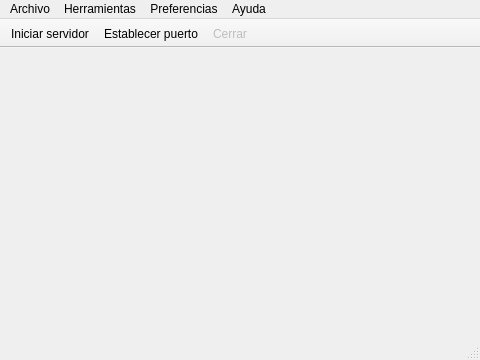
<?xml version="1.0" encoding="UTF-8"?>
<ui version="4.0">
 <class>Rec</class>
 <widget class="QMainWindow" name="Rec">
  <property name="geometry">
   <rect>
    <x>0</x>
    <y>0</y>
    <width>480</width>
    <height>360</height>
   </rect>
  </property>
  <property name="minimumSize">
   <size>
    <width>320</width>
    <height>240</height>
   </size>
  </property>
  <property name="windowTitle">
   <string>Offline - REC (Panel de Control)</string>
  </property>
  <property name="windowIcon">
   <iconset resource="../../iconos.qrc">
    <normaloff>:/iconos/iconos/rec.png</normaloff>:/iconos/iconos/rec.png</iconset>
  </property>
  <widget class="QWidget" name="centralWidget">
   <layout class="QVBoxLayout" name="verticalLayout">
    <property name="leftMargin">
     <number>0</number>
    </property>
    <property name="topMargin">
     <number>0</number>
    </property>
    <property name="rightMargin">
     <number>0</number>
    </property>
    <property name="bottomMargin">
     <number>0</number>
    </property>
    <item>
     <layout class="QVBoxLayout" name="verticalLayoutPrincipal"/>
    </item>
   </layout>
  </widget>
  <widget class="QMenuBar" name="menuBar">
   <property name="geometry">
    <rect>
     <x>0</x>
     <y>0</y>
     <width>480</width>
     <height>27</height>
    </rect>
   </property>
   <widget class="QMenu" name="menuArchivo">
    <property name="title">
     <string>Archivo</string>
    </property>
    <addaction name="actionIniciarServidor"/>
    <addaction name="separator"/>
    <addaction name="actionCerrar"/>
    <addaction name="actionSalir"/>
   </widget>
   <widget class="QMenu" name="menuHerramientas">
    <property name="title">
     <string>Herramientas</string>
    </property>
    <addaction name="actionTomarInstantanea"/>
   </widget>
   <widget class="QMenu" name="menuPreferencias">
    <property name="title">
     <string>Preferencias</string>
    </property>
    <addaction name="actionEstablecerPuerto"/>
    <addaction name="actionPantallaCompleta"/>
   </widget>
   <widget class="QMenu" name="menuAyuda">
    <property name="title">
     <string>Ayuda</string>
    </property>
    <addaction name="actionAyuda"/>
    <addaction name="separator"/>
    <addaction name="actionAcercaDe"/>
    <addaction name="actionAcercaDeQt"/>
   </widget>
   <addaction name="menuArchivo"/>
   <addaction name="menuHerramientas"/>
   <addaction name="menuPreferencias"/>
   <addaction name="menuAyuda"/>
  </widget>
  <widget class="QToolBar" name="toolBarSuperior">
   <property name="windowTitle">
    <string>Barra de navegación</string>
   </property>
   <property name="movable">
    <bool>false</bool>
   </property>
   <property name="toolButtonStyle">
    <enum>Qt::ToolButtonTextBesideIcon</enum>
   </property>
   <attribute name="toolBarArea">
    <enum>TopToolBarArea</enum>
   </attribute>
   <attribute name="toolBarBreak">
    <bool>false</bool>
   </attribute>
   <addaction name="actionIniciarServidor"/>
   <addaction name="actionEstablecerPuerto"/>
   <addaction name="actionCerrar"/>
  </widget>
  <widget class="QStatusBar" name="statusBar"/>
  <action name="actionAyuda">
   <property name="icon">
    <iconset resource="../../iconos.qrc">
     <normaloff>:/iconos/iconos/ayuda.svg</normaloff>:/iconos/iconos/ayuda.svg</iconset>
   </property>
   <property name="text">
    <string>A&amp;yuda</string>
   </property>
   <property name="shortcut">
    <string>F1</string>
   </property>
  </action>
  <action name="actionAcercaDe">
   <property name="icon">
    <iconset resource="../../iconos.qrc">
     <normaloff>:/iconos/iconos/acerca.svg</normaloff>:/iconos/iconos/acerca.svg</iconset>
   </property>
   <property name="text">
    <string>&amp;Acerca de</string>
   </property>
   <property name="shortcut">
    <string>F2</string>
   </property>
  </action>
  <action name="actionAcercaDeQt">
   <property name="text">
    <string>Acerca de &amp;Qt</string>
   </property>
   <property name="shortcut">
    <string>F3</string>
   </property>
  </action>
  <action name="actionDispositivos">
   <property name="text">
    <string>&amp;Dispositivos</string>
   </property>
   <property name="shortcut">
    <string>Ctrl+D</string>
   </property>
  </action>
  <action name="actionPantallaCompleta">
   <property name="checkable">
    <bool>true</bool>
   </property>
   <property name="text">
    <string>Pantalla &amp;completa</string>
   </property>
   <property name="shortcut">
    <string>F11</string>
   </property>
  </action>
  <action name="actionCapturar">
   <property name="icon">
    <iconset resource="../../iconos.qrc">
     <normaloff>:/iconos/iconos/capturar.svg</normaloff>:/iconos/iconos/capturar.svg</iconset>
   </property>
   <property name="text">
    <string>&amp;Capturar</string>
   </property>
   <property name="toolTip">
    <string>Iniciar captura de vídeo</string>
   </property>
   <property name="shortcut">
    <string>Ctrl+C</string>
   </property>
   <property name="menuRole">
    <enum>QAction::AboutQtRole</enum>
   </property>
  </action>
  <action name="actionCerrar">
   <property name="enabled">
    <bool>false</bool>
   </property>
   <property name="icon">
    <iconset resource="../../iconos.qrc">
     <normaloff>:/iconos/iconos/cerrar.svg</normaloff>:/iconos/iconos/cerrar.svg</iconset>
   </property>
   <property name="text">
    <string>C&amp;errar</string>
   </property>
   <property name="shortcut">
    <string>Ctrl+W</string>
   </property>
  </action>
  <action name="actionSalir">
   <property name="text">
    <string>&amp;Salir</string>
   </property>
   <property name="shortcut">
    <string>Ctrl+Q</string>
   </property>
  </action>
  <action name="actionTomarInstantanea">
   <property name="enabled">
    <bool>false</bool>
   </property>
   <property name="icon">
    <iconset resource="../../iconos.qrc">
     <normaloff>:/iconos/iconos/instantanea.svg</normaloff>:/iconos/iconos/instantanea.svg</iconset>
   </property>
   <property name="text">
    <string>Tomar &amp;instantánea</string>
   </property>
   <property name="shortcut">
    <string>Ctrl+I</string>
   </property>
  </action>
  <action name="actionIniciarServidor">
   <property name="icon">
    <iconset resource="../../iconos.qrc">
     <normaloff>:/iconos/iconos/servidor.svg</normaloff>:/iconos/iconos/servidor.svg</iconset>
   </property>
   <property name="text">
    <string>&amp;Iniciar servidor</string>
   </property>
   <property name="shortcut">
    <string>Ctrl+S</string>
   </property>
  </action>
  <action name="actionEstablecerPuerto">
   <property name="icon">
    <iconset resource="../../iconos.qrc">
     <normaloff>:/iconos/iconos/puerto.svg</normaloff>:/iconos/iconos/puerto.svg</iconset>
   </property>
   <property name="text">
    <string>Establecer &amp;puerto</string>
   </property>
   <property name="shortcut">
    <string>Ctrl+P</string>
   </property>
  </action>
 </widget>
 <layoutdefault spacing="6" margin="11"/>
 <resources>
  <include location="../../iconos.qrc"/>
 </resources>
 <connections/>
</ui>
